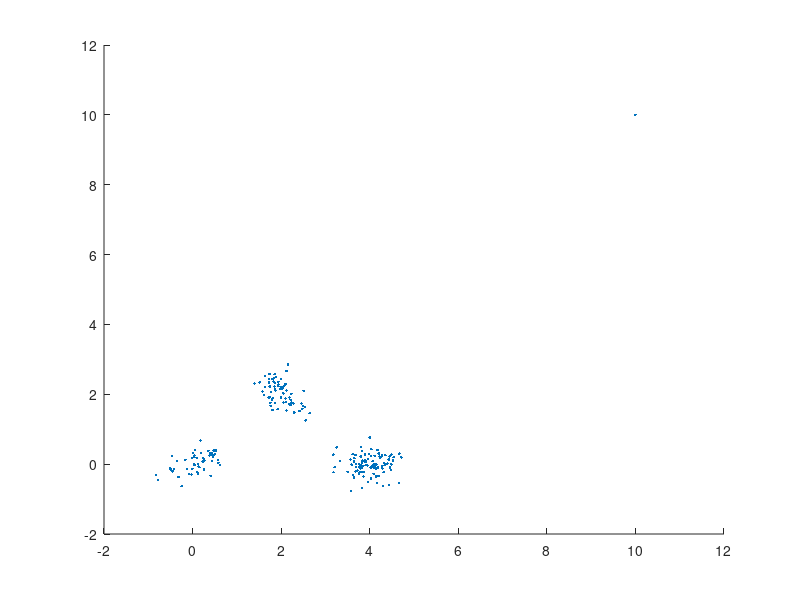

MATLAB code to generate this figure: (Note: this script raises an error after producing the figure.)
% SUMMARY:  This is a simple demo for using Gmm
% AUTHOR:   QIUQIANG KONG
% Created:  2015.09.20
% Modified: 2015.11.17 Add annoatations
%           2015.12.18 Add usage of Gmmpdf
% ===========================================================
function test_gmm
close all
addpath('voicebox');    % need kmeans in voicebox

% use pesudo ranodm
% rng(0)

% generate data
X = GenerateData1();
scatter(X(:,1), X(:,2), '.'); axis([-2 12 -2 12]); hold on

% run gmm
mix_num = 6;
[prior, mu, Sigma, loglik] = Gmm(X, mix_num);
[prior, mu, Sigma, loglik] = Gmm(X, mix_num, 'cov_type', 'diag', 'cov_thresh', 1e-4, 'restart_num', 1, 'iter_num', 100);

% calculate probability using gmm
probs = Gmmpdf(X, prior, mu, Sigma);

% plot gaussians
for m = 1:mix_num
    error_ellipse(Sigma(:,:,m), mu(:,m), 'style', 'r'), hold on
end
end

% generate data
function X = GenerateData1()
X1 = mvnrnd([0,0], [0.5, 0.2; 0.2, 0.3]/4, 50);
X2 = mvnrnd([2,2], [0.3, -0.2; -0.2, 0.5]/4, 70);
X3 = mvnrnd([4,0], [0.5, 0; 0, 0.3]/4, 100);
X4 = [10,10;];
X = [X1; X2; X3; X4];
end
